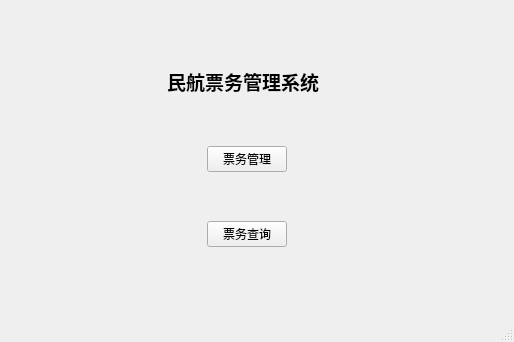
<?xml version="1.0" encoding="UTF-8"?>
<ui version="4.0">
 <class>MainWindow</class>
 <widget class="QMainWindow" name="MainWindow">
  <property name="geometry">
   <rect>
    <x>0</x>
    <y>0</y>
    <width>514</width>
    <height>342</height>
   </rect>
  </property>
  <property name="windowTitle">
   <string>MainWindow</string>
  </property>
  <widget class="QWidget" name="centralwidget">
   <layout class="QGridLayout" name="gridLayout_2">
    <item row="0" column="0">
     <layout class="QGridLayout" name="gridLayout">
      <item row="0" column="3">
       <spacer name="verticalSpacer_2">
        <property name="orientation">
         <enum>Qt::Vertical</enum>
        </property>
        <property name="sizeHint" stdset="0">
         <size>
          <width>20</width>
          <height>58</height>
         </size>
        </property>
       </spacer>
      </item>
      <item row="1" column="0">
       <spacer name="horizontalSpacer_5">
        <property name="orientation">
         <enum>Qt::Horizontal</enum>
        </property>
        <property name="sizeHint" stdset="0">
         <size>
          <width>168</width>
          <height>20</height>
         </size>
        </property>
       </spacer>
      </item>
      <item row="1" column="1" colspan="4">
       <widget class="QLabel" name="label">
        <property name="font">
         <font>
          <pointsize>14</pointsize>
          <weight>75</weight>
          <bold>true</bold>
         </font>
        </property>
        <property name="text">
         <string>民航票务管理系统</string>
        </property>
       </widget>
      </item>
      <item row="1" column="5">
       <spacer name="horizontalSpacer_6">
        <property name="orientation">
         <enum>Qt::Horizontal</enum>
        </property>
        <property name="sizeHint" stdset="0">
         <size>
          <width>188</width>
          <height>20</height>
         </size>
        </property>
       </spacer>
      </item>
      <item row="2" column="3">
       <spacer name="verticalSpacer">
        <property name="orientation">
         <enum>Qt::Vertical</enum>
        </property>
        <property name="sizeHint" stdset="0">
         <size>
          <width>20</width>
          <height>38</height>
         </size>
        </property>
       </spacer>
      </item>
      <item row="3" column="0" colspan="2">
       <spacer name="horizontalSpacer_3">
        <property name="orientation">
         <enum>Qt::Horizontal</enum>
        </property>
        <property name="sizeHint" stdset="0">
         <size>
          <width>188</width>
          <height>20</height>
         </size>
        </property>
       </spacer>
      </item>
      <item row="3" column="2" colspan="2">
       <widget class="QPushButton" name="pB_login">
        <property name="text">
         <string>票务管理</string>
        </property>
       </widget>
      </item>
      <item row="3" column="4" colspan="2">
       <spacer name="horizontalSpacer_4">
        <property name="orientation">
         <enum>Qt::Horizontal</enum>
        </property>
        <property name="sizeHint" stdset="0">
         <size>
          <width>208</width>
          <height>20</height>
         </size>
        </property>
       </spacer>
      </item>
      <item row="4" column="3">
       <spacer name="verticalSpacer_3">
        <property name="orientation">
         <enum>Qt::Vertical</enum>
        </property>
        <property name="sizeHint" stdset="0">
         <size>
          <width>20</width>
          <height>28</height>
         </size>
        </property>
       </spacer>
      </item>
      <item row="5" column="0" rowspan="2" colspan="2">
       <spacer name="horizontalSpacer">
        <property name="orientation">
         <enum>Qt::Horizontal</enum>
        </property>
        <property name="sizeHint" stdset="0">
         <size>
          <width>188</width>
          <height>20</height>
         </size>
        </property>
       </spacer>
      </item>
      <item row="5" column="2" colspan="2">
       <widget class="QPushButton" name="pB_view">
        <property name="text">
         <string>票务查询</string>
        </property>
       </widget>
      </item>
      <item row="5" column="4" rowspan="2" colspan="2">
       <spacer name="horizontalSpacer_2">
        <property name="orientation">
         <enum>Qt::Horizontal</enum>
        </property>
        <property name="sizeHint" stdset="0">
         <size>
          <width>208</width>
          <height>20</height>
         </size>
        </property>
       </spacer>
      </item>
      <item row="6" column="3">
       <spacer name="verticalSpacer_4">
        <property name="orientation">
         <enum>Qt::Vertical</enum>
        </property>
        <property name="sizeHint" stdset="0">
         <size>
          <width>20</width>
          <height>58</height>
         </size>
        </property>
       </spacer>
      </item>
     </layout>
    </item>
   </layout>
  </widget>
  <widget class="QMenuBar" name="menubar">
   <property name="geometry">
    <rect>
     <x>0</x>
     <y>0</y>
     <width>514</width>
     <height>22</height>
    </rect>
   </property>
  </widget>
  <widget class="QStatusBar" name="statusbar"/>
 </widget>
 <resources/>
 <connections/>
</ui>
